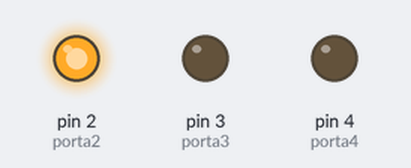
Bench run of a sketch on a simulated Arduino Uno, built with avr-gcc and run on an emulated ATmega328P. Parts: output pins drawn as LEDs (lit = HIGH).

Above: at 1.5 s.
At 3.5 s:
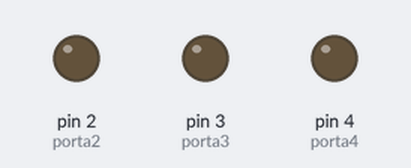
At 5.5 s:
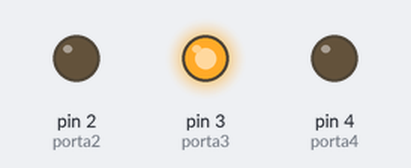
At 9.5 s:
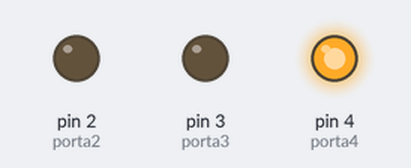
Timing chart, 0 to 15.6 s (numbered marks = the images above):
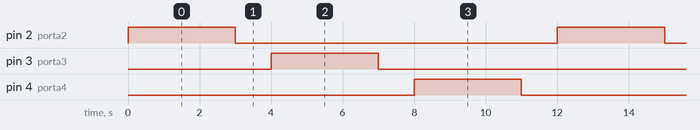

Measured:
- by itself, pin 2 (porta2), pin 3 (porta3), pin 4 (porta4): alternates HIGH for 3.0 s and LOW for 9.0 s
- by itself, everything shown: repeats every 12.0 s, in 6 steps

The sketch:

3_led.ino
```cpp
int porta2 = 2;
int porta3 = 3;
int porta4 = 4;
void setup() {
pinMode(porta2,OUTPUT);
pinMode(porta3,OUTPUT);
pinMode(porta4,OUTPUT);

}

void loop() {
digitalWrite(porta2,HIGH);
delay(3000);
digitalWrite(porta2,LOW);
delay(1000);
digitalWrite(porta3,HIGH);
delay(3000);
digitalWrite(porta3,LOW);
delay(1000);
digitalWrite(porta4,HIGH);
delay(3000);
digitalWrite(porta4,LOW);
delay(1000);
}
```
